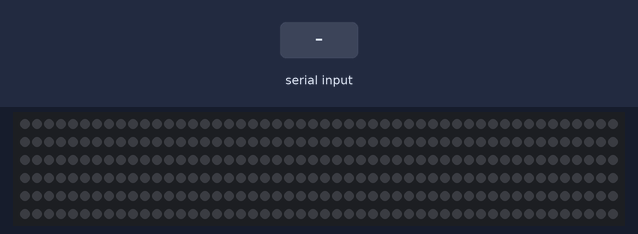
The sketch below on a simulated Arduino Uno, built with avr-gcc and run on an emulated ATmega328P. On the bench: 300 RGB LEDs in strip order, left to right, continuing on the next row. The test bench sets the inputs (shaded band). Dim RGB values are drawn brighter than linear; what the sketch prints to the serial monitor is not drawn.

Above: at 1.2 s.
1.3 s: "RGB,150\n" received over Serial
At 3.4 s:
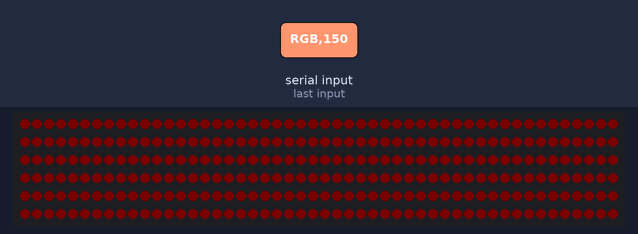
3.8 s: "BR,1\n" received over Serial
6.3 s: "RGB,1\n" received over Serial
At 7.9 s:
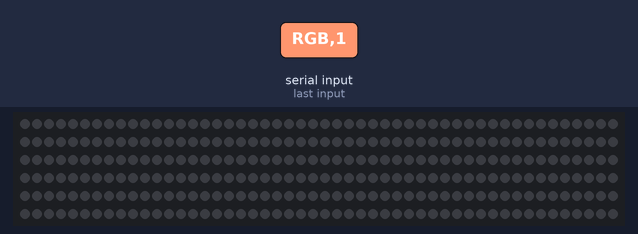
Timing chart, 0 to 9.4 s (numbered marks = the images above; inputs shaded):
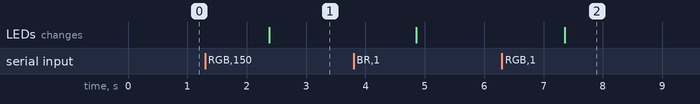

The sketch:

LEDArduinoController.ino
```cpp
/*
NeonSignProject.ino
Custom NEON Sign program with server control
Version: 0.0
Author: Hunter Greer
*/

#include <FastLED.h>
#include <string.h>


#define NUM_LEDS 300
#define LED_PIN 13

CRGB leds[NUM_LEDS];

//command attributes
const byte numChars = 32;
char receivedChars[numChars];  // an array to store the received data

boolean newData = false;

//strip appearence properties
uint8_t brightness = 5;

//i think rgb is a keyword so "RGB" was not working properly
struct RGBs {
  uint8_t red;
  uint8_t green;
  uint8_t blue;
};

RGBs myRGB;

void setup() {
  Serial.begin(1200);

  FastLED.addLeds<WS2812B, LED_PIN, GRB>(leds, NUM_LEDS);

  //initialize brightness
  FastLED.setBrightness(brightness);

  //loop until serial connection is ready
  while (!Serial) {}
}

void loop() {

  readSerial();

  FastLED.show();
}

/*
* Supported Commands for Serial Input
* "RGB,R,G,B" for setting the strip to a whole color where R, G, and B are the number values that correspond to red, green, and blue color values respectively that range from 0-255
* "BR,V" for changing the brightness of the strip to the specified V value
*/
void readSerial() {

  while (Serial.available() > 0) {
    int commandArrLength = 4;
    String commandArr[commandArrLength];

    //read command
    String command = Serial.readString();
    const int cmdLength = command.length();

    //convert command to char array
    char* char_array = new char[cmdLength];
    strcpy(char_array, command.c_str());

    //split command into parts seperated by ","
    char* p;
    p = strtok(char_array, ",");

    //loop through and add the split elements to commandArr
    int i = 0;
    while (p != NULL) {

      commandArr[i] = p;
      p = strtok(NULL, ",");
      i++;
    }

    //loop through and print out commandArr to make sure it has the elements we need
    /*for(int i = 0; i < commandArrLength; i++){
      Serial.println(commandArr[i]);
    }
    */
    Serial.print(commandArr[0]);
    if (commandArr[0].equals("RGB")) {
      int val1 = commandArr[1].toInt();
      int val2 = commandArr[2].toInt();
      int val3 = commandArr[3].toInt();
      remoteChangeColorRGB(val1, val2, val3);
    } else if (commandArr[0].equals("BR")) {
      int val1 = commandArr[1].toInt();
      changeBrightness(val1);
    }


    delete[] char_array;
  }
}


/*
LED Functions
*/

//change the whole strip to the specified red green and blue values
void remoteChangeColorRGB(int red, int green, int blue) {
  fill_solid(leds, NUM_LEDS, CRGB(red, green, blue));
}

void changeBrightness(int brightness) {
  FastLED.setBrightness(brightness);
}

//displays a binary error code 0 = blue, 1 = red onnto the led strip. The binary string length must not be higher than the number of LEDs
void displayError(int errorNumber) {

  //base case
  if (errorNumber == 0) {
    leds[0] = CRGB::Blue;
    return;
  }

  Serial.print(errorNumber);

  // array to store binary number
  int binaryNum[32];

  // counter for binary array
  int i = 0;
  while (errorNumber > 0) {

    // storing remainder in binary array
    binaryNum[i] = errorNumber % 2;
    errorNumber = errorNumber / 2;
    i++;
  }

  // printing binary array in reverse order
  for (int j = i - 1; j >= 0; j--)
    if (binaryNum[j] == 0) {
      leds[j] = CRGB::Blue;
    } else {
      leds[j] = CRGB::Red;
    }
}
```

Measured:
- after the input at 1.3 s, the LEDs: change after 1.1 s (image 1)
- after the input at 6.3 s, the LEDs: change after 1.1 s (image 2)
